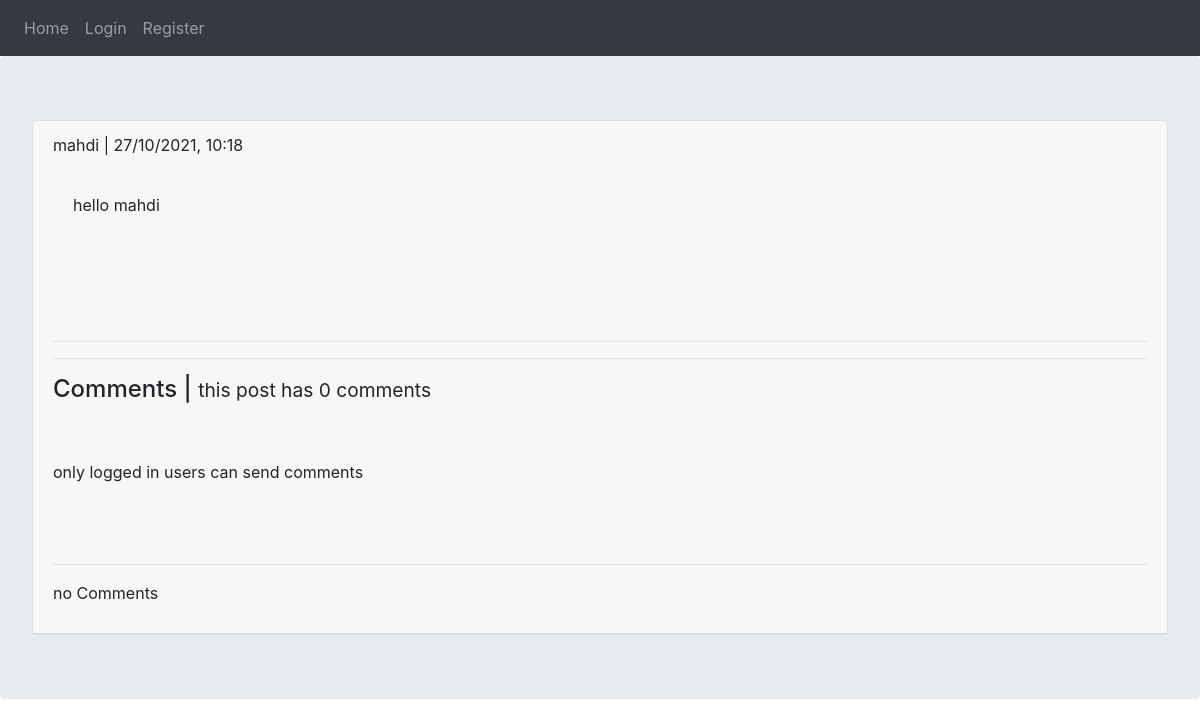
Before: /2021/10/27/hello-mahdi/ with the older database file.
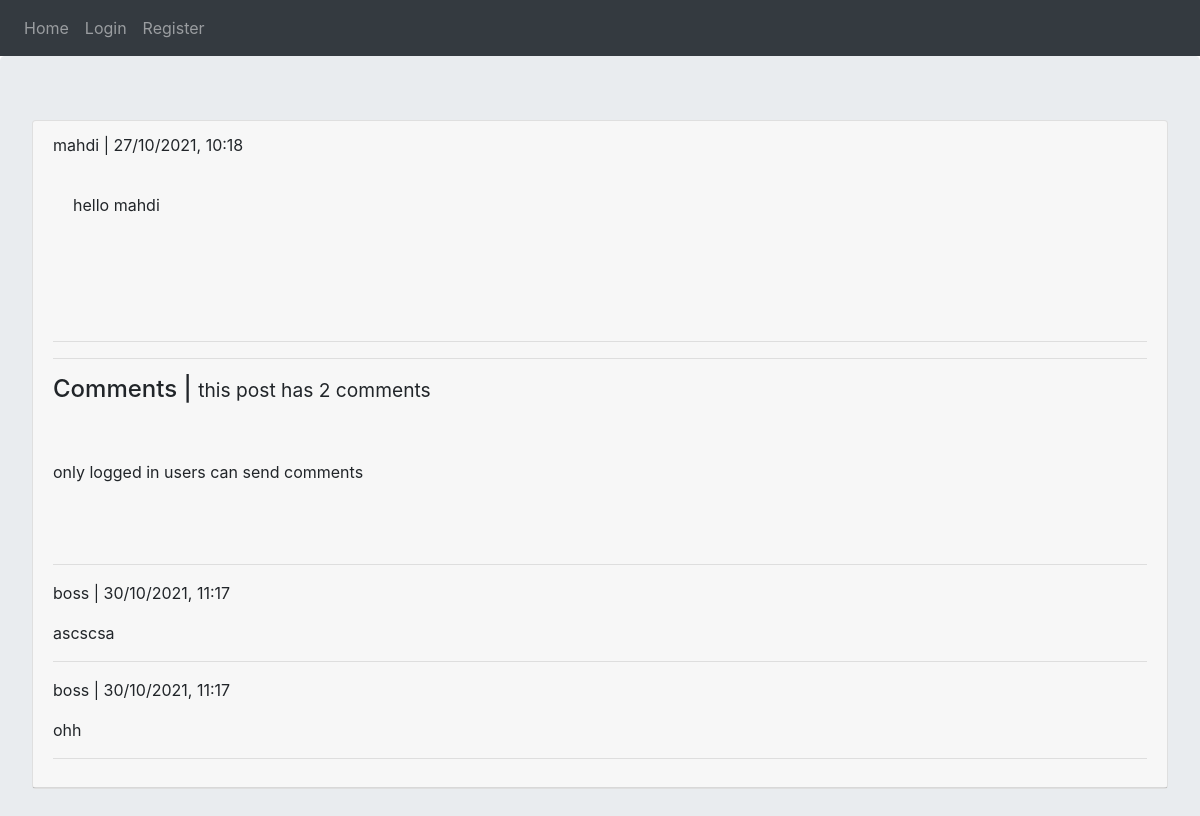
After: the same page with the newer database file.
### posts/models.py (models this page shows, shortened)
class Comment(models.Model):
    user = models.ForeignKey(User, on_delete=models.CASCADE, related_name='ucomment')
    post = models.ForeignKey(Post, on_delete=models.CASCADE, related_name='pcomment')
    reply = models.ForeignKey('self', on_delete=models.CASCADE, null=True, blank=True, related_name='rcomment') # برای اینکه کامنت های تو در تو داشته باشیم باید به خود مدل ربطش بدیم و از سلف در کوتیشن استفاده میکنیم تا پایتون گیر نده
    is_reply = models.BooleanField(default=False) # The default form widget for this field is CheckboxInput, or NullBooleanSelect if null=True.
    body = models.TextField(max_length=500)
    created = models.DateTimeField(auto_now_add=True)

### posts/views.py (the view)
# urls.py: path('<int:year>/<int:month>/<int:day>/<slug:slug>/', views.post_detail, name='post_detail'),
def post_detail(request, year, month, day, slug):
    post = get_object_or_404(Post, created__year=year, created__month=month, created__day=day, slug=slug)
    comments = Comment.objects.filter(post=post, is_reply=False).order_by('-created')
    if request.method == 'POST':
        form = AddCommentForm(request.POST)
        if form.is_valid():
            new_comment = form.save(commit=False)
            new_comment.post = post
            new_comment.user = request.user
            new_comment.save()
            messages.success(request, 'your comment submitted', 'success')
            form = AddCommentForm()
    else:
        form = AddCommentForm()
    return render(request, 'posts/post_detail.html', {'post':post, 'comments':comments, 'form': form})

### posts/templates/posts/post_detail.html (shortened to what this page needs)
{% extends 'base.html' %}
{% block content %}
    <div class="card">
        <div class="card-header">
            <p class="">
                {{ post.user }} | {{ post.created | date:"j/n/Y, H:i" }}
            </p>
            <p class="card-body">
                {{ post.body }}
            </p>
            <br><br><br><hr><hr>
            {% with total=comments.count %}
            <h4>
                Comments | <small>this post has {{ total }} comment{{ total|pluralize }}</small>
            </h4>
            {% endwith %}
            <br><br>
            {% if user.is_authenticated %}
            <form method="post">
                {% csrf_token %}
                {{  form.as_p }}
                <input type="submit" class="btn btn-primary" value="Send">
            </form>
            {% else %}
            <p>
                only logged in users can send comments
            </p>
            {% endif %}
            <br><br><hr>
            {% for comment in comments %}
            <p>
                {{ comment.user }} | {{ comment.created | date:"j/n/Y, H:i" }}
            </p>
            <p>
                {{ comment.body }}
            </p>
            <hr>
            {% empty %}
            <p>
                no Comments
            </p>
            {% endfor %}
        </div>
    </div>
{% endblock %}

Changed rows visible on the page:
added Comment: user "boss", created "30/10/2021, 11:17", body "ascscsa"
added Comment: user "boss", created "30/10/2021, 11:17", body "ohh"
Other visible differences:
{{ total }}: "0" → "2"
text no longer shown: "no Comments"
